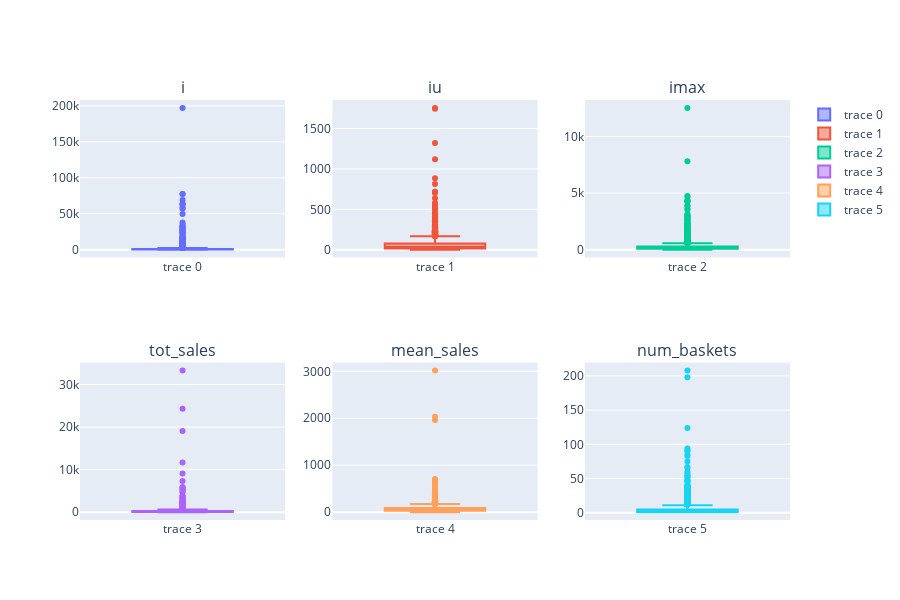

Notebook code for this chart:
### Markdown cell above
## Indicators box plots

### Code cell
def boxplots(dataframe):
    fig = make_subplots(
        rows=2, cols=3,
        subplot_titles=("i", "iu", "imax", "tot_sales", "mean_sales", "num_baskets")
    )

    fig.add_trace(
        go.Box(y=dataframe['i']),
        row=1,col=1
    )
    fig.add_trace(
        go.Box(y=dataframe['iu']),
        row=1,col=2
    )
    fig.add_trace(
        go.Box(y=dataframe['imax']),
        row=1,col=3
    )
    fig.add_trace(
        go.Box(y=dataframe['tot_sales']),
        row=2,col=1
    )
    fig.add_trace(
        go.Box(y=dataframe['mean_sales']),
        row=2,col=2
    )
    fig.add_trace(
        go.Box(y=dataframe['num_baskets']),
        row=2,col=3
    )

    fig.update_layout(height=600)
    fig.show()
    
boxplots(df_indicators)

### Figure 1 — Plotly figure (JSON) as saved in the notebook; plotly's stock layout.template omitted (floating-point values rounded to 4 significant figures; data arrays with more than 128 entries replaced by an {"elided": "..."} marker saying what was removed)
{"data": [{"type": "box", "xaxis": "x", "y": {"elided": "4326 int values"}, "yaxis": "y"}, {"type": "box", "xaxis": "x2", "y": {"elided": "4326 int values"}, "yaxis": "y2"}, {"type": "box", "xaxis": "x3", "y": {"elided": "4326 int values"}, "yaxis": "y3"}, {"type": "box", "xaxis": "x4", "y": {"elided": "4326 float values"}, "yaxis": "y4"}, {"type": "box", "xaxis": "x5", "y": {"elided": "4326 float values"}, "yaxis": "y5"}, {"type": "box", "xaxis": "x6", "y": {"elided": "4326 int values"}, "yaxis": "y6"}], "layout": {"annotations": [{"font": {"size": 16}, "showarrow": false, "text": "i", "x": 0.1444, "xanchor": "center", "xref": "paper", "y": 1, "yanchor": "bottom", "yref": "paper"}, {"font": {"size": 16}, "showarrow": false, "text": "iu", "x": 0.5, "xanchor": "center", "xref": "paper", "y": 1, "yanchor": "bottom", "yref": "paper"}, {"font": {"size": 16}, "showarrow": false, "text": "imax", "x": 0.8556, "xanchor": "center", "xref": "paper", "y": 1, "yanchor": "bottom", "yref": "paper"}, {"font": {"size": 16}, "showarrow": false, "text": "tot_sales", "x": 0.1444, "xanchor": "center", "xref": "paper", "y": 0.375, "yanchor": "bottom", "yref": "paper"}, {"font": {"size": 16}, "showarrow": false, "text": "mean_sales", "x": 0.5, "xanchor": "center", "xref": "paper", "y": 0.375, "yanchor": "bottom", "yref": "paper"}, {"font": {"size": 16}, "showarrow": false, "text": "num_baskets", "x": 0.8556, "xanchor": "center", "xref": "paper", "y": 0.375, "yanchor": "bottom", "yref": "paper"}], "height": 600, "xaxis": {"anchor": "y", "domain": [0, 0.2889]}, "xaxis2": {"anchor": "y2", "domain": [0.3556, 0.6444]}, "xaxis3": {"anchor": "y3", "domain": [0.7111, 1]}, "xaxis4": {"anchor": "y4", "domain": [0, 0.2889]}, "xaxis5": {"anchor": "y5", "domain": [0.3556, 0.6444]}, "xaxis6": {"anchor": "y6", "domain": [0.7111, 1]}, "yaxis": {"anchor": "x", "domain": [0.625, 1]}, "yaxis2": {"anchor": "x2", "domain": [0.625, 1]}, "yaxis3": {"anchor": "x3", "domain": [0.625, 1]}, "yaxis4": {"anchor": "x4", "domain": [0, 0.375]}, "yaxis5": {"anchor": "x5", "domain": [0, 0.375]}, "yaxis6": {"anchor": "x6", "domain": [0, 0.375]}}}
